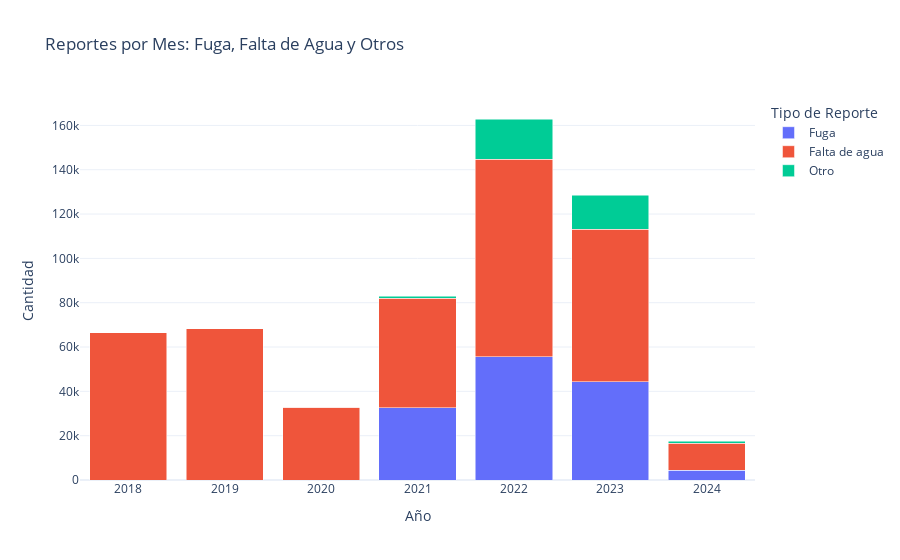

Notebook code cell kept with this figure:
### Code cell
# Most common reports per year
reports_count_p_y = all_reports.groupby(by=['year', 'reporte']).size().reset_index(name='report_count')
pivot_yr = reports_count_p_y.pivot_table(index='year', columns='reporte', values='report_count')
pivot_yr.fillna(0, inplace=True)

# Make a copy of your table
df_yr = pivot_yr.copy()
keep = ['Fuga', 'Falta de agua']
df_yr['Otro'] = df_yr.drop(columns=keep).sum(axis=1)

# Keep only desired + 'Otros'
df_filtered_yr = df_yr[keep + ['Otro']]

# Melt the data to long format
df_long = df_filtered_yr.reset_index().melt(id_vars='year', var_name='Tipo de Reporte', value_name='Cantidad')

# Ensure month order
import calendar
# df_long['month_name'] = pd.Categorical(df_long['month_name'], categories=list(calendar.month_name[1:]), ordered=True)

fig = px.bar(
    df_long,
    x='year',
    y='Cantidad',
    color='Tipo de Reporte',
    title='Reportes por Mes: Fuga, Falta de Agua y Otros',
    barmode='stack',
    labels={'year': 'Año'}
)

fig.update_layout(template="plotly_white")
fig.show()

### Figure 1 — Plotly figure (JSON) as saved in the notebook; plotly's stock layout.template omitted (floating-point values rounded to 4 significant figures)
{"data": [{"alignmentgroup": "True", "hovertemplate": "Tipo de Reporte=Fuga<br>Año=%{x}<br>Cantidad=%{y}<extra></extra>", "legendgroup": "Fuga", "marker": {"color": "#636efa", "pattern": {"shape": ""}}, "name": "Fuga", "offsetgroup": "Fuga", "orientation": "v", "showlegend": true, "textposition": "auto", "type": "bar", "x": [2018, 2019, 2020, 2021, 2022, 2023, 2024], "xaxis": "x", "y": [0, 0, 0, 32662, 55684, 44408, 4377], "yaxis": "y"}, {"alignmentgroup": "True", "hovertemplate": "Tipo de Reporte=Falta de agua<br>Año=%{x}<br>Cantidad=%{y}<extra></extra>", "legendgroup": "Falta de agua", "marker": {"color": "#EF553B", "pattern": {"shape": ""}}, "name": "Falta de agua", "offsetgroup": "Falta de agua", "orientation": "v", "showlegend": true, "textposition": "auto", "type": "bar", "x": [2018, 2019, 2020, 2021, 2022, 2023, 2024], "xaxis": "x", "y": [66496, 68345, 32838, 49424, 89115, 68669, 12310], "yaxis": "y"}, {"alignmentgroup": "True", "hovertemplate": "Tipo de Reporte=Otro<br>Año=%{x}<br>Cantidad=%{y}<extra></extra>", "legendgroup": "Otro", "marker": {"color": "#00cc96", "pattern": {"shape": ""}}, "name": "Otro", "offsetgroup": "Otro", "orientation": "v", "showlegend": true, "textposition": "auto", "type": "bar", "x": [2018, 2019, 2020, 2021, 2022, 2023, 2024], "xaxis": "x", "y": [0, 0, 0, 840, 18094, 15453, 825], "yaxis": "y"}], "layout": {"barmode": "stack", "legend": {"title": {"text": "Tipo de Reporte"}, "tracegroupgap": 0}, "title": {"text": "Reportes por Mes: Fuga, Falta de Agua y Otros"}, "xaxis": {"anchor": "y", "domain": [0, 1], "title": {"text": "Año"}}, "yaxis": {"anchor": "x", "domain": [0, 1], "title": {"text": "Cantidad"}}}}
